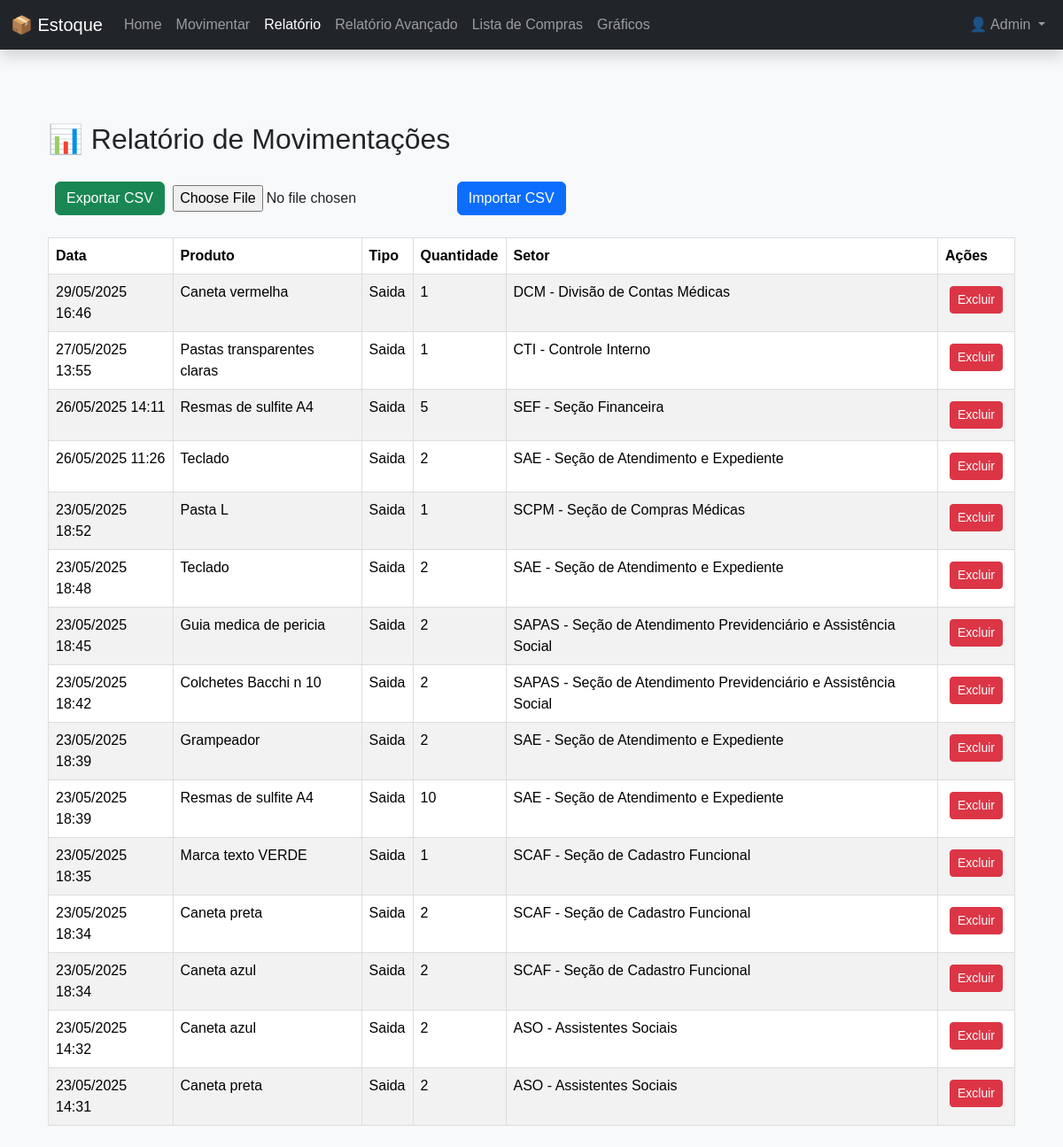
Page /relatorio (signed in) on the earlier database version.
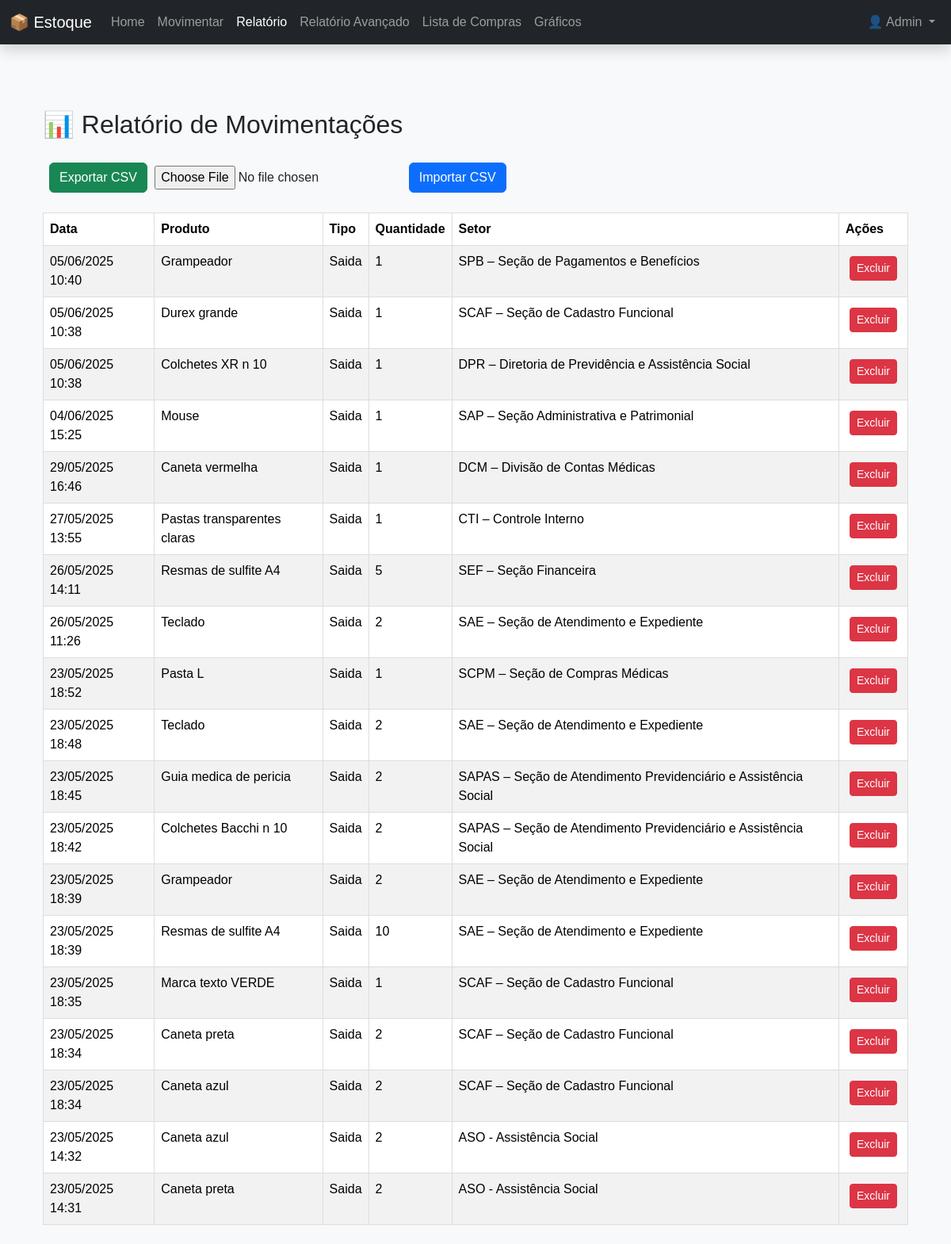
Same page on the later database version.
### models.py (models this page shows, shortened)
class Usuario(db.Model, UserMixin):
    id = db.Column(db.Integer, primary_key=True)
    nome = db.Column(db.String(100), nullable=False)
    email = db.Column(db.String(100), unique=True, nullable=False)
    senha = db.Column(db.String(200), nullable=False)
    tipo = db.Column(db.String(20), nullable=False, default='usuario')
    @property
    def is_admin(self):
        return self.tipo == 'admin'

class Movimentacao(db.Model):
    __tablename__ = 'movimentacoes'
    id = db.Column(db.Integer, primary_key=True)
    produto_id = db.Column(db.Integer, db.ForeignKey('produtos.id'))
    tipo = db.Column(db.String(10))  # entrada ou saida
    quantidade = db.Column(db.Integer)
    data = db.Column(db.DateTime, default=hora_Brasilia)
    setor_id = db.Column(db.Integer, db.ForeignKey('setores.id'), nullable=True)
    produto = db.relationship('Produto', backref='movimentacoes')
    setor = db.relationship('Setor', backref='movimentacoes')

class Produto(db.Model):
    __tablename__ = 'produtos'
    id = db.Column(db.Integer, primary_key=True)
    nome = db.Column(db.String(100), nullable=False)
    quantidade = db.Column(db.Integer, nullable=False)
    preco = db.Column(db.Float, nullable=False)
    estoque_minimo = db.Column(db.Integer, nullable=False, default=0)
    categoria_id = db.Column(db.Integer, db.ForeignKey('categoria.id'), nullable=False)

class Setor(db.Model):
    __tablename__ = 'setores'
    id = db.Column(db.Integer, primary_key=True)
    nome = db.Column(db.String(100), nullable=False)
    status = db.Column(db.Boolean, default=True, nullable=True)

### app.py (the view)
@app.route('/relatorio')
@login_required
def relatorio():
    movimentacoes = Movimentacao.query.order_by(Movimentacao.data.desc()).all()
    return render_template('relatorio.html', movimentacoes=movimentacoes)

### app.py (called while the page is built)
@login_manager.user_loader
def load_user(user_id):
    return Usuario.query.get(int(user_id))

### templates/relatorio.html (shortened to what this page needs)
{% extends 'base.html' %}
{% block content %}
  <div class="container mt-5">
    <h2 class="mb-4">📊 Relatório de Movimentações</h2>
    <div class="col-12">
      <a href="{{ url_for('exportar_csv_movimentacoes') }}" class="btn btn-success ms-2">Exportar CSV</a>
      <form action="{{ url_for('importar_csv_movimentacoes') }}" method="post" enctype="multipart/form-data" style="display:inline;">
        <input type="file" name="arquivo_csv" accept=".csv" style="display:inline;" required>
        <button type="submit" class="btn btn-primary ms-2">Importar CSV</button>
      </form>
  </div>
    <table class="table table-striped">
    <thead>
      <tr>
        <th>Data</th>
        <th>Produto</th>
        <th>Tipo</th>
        <th>Quantidade</th>
        <th>Setor</th>
        <th>Ações</th>
      </tr>
    </thead>
    <tbody>
      {% for mov in movimentacoes %}
      <tr>
        <td>{{ mov.data.strftime('%d/%m/%Y %H:%M') }}</td>
        <td>{{ mov.produto.nome }}</td>
        <td>{{ mov.tipo.title() }}</td>
        <td>{{ mov.quantidade }}</td>
        <td>
          {% if mov.tipo == 'saida' and mov.setor %}
            {{ mov.setor.nome }}
          {% else %}
            -
          {% endif %}
        </td>
        <td>
          <form action="{{ url_for('excluir_movimentacao', id=mov.id) }}" method="POST" onsubmit="return confirm('Deseja realmente excluir esta movimentação?');">
            <button type="submit" class="btn btn-danger btn-sm">Excluir</button>
          </form>
        </td>
      </tr>
      {% endfor %}
    </tbody>
  </table>
  </div>
{% endblock %}

### templates/base.html (shortened to what this page needs)
<!DOCTYPE html>
<html lang="pt-br">
<head>
  <link href="https://cdn.jsdelivr.net/npm/bootstrap@5.3.3/dist/css/bootstrap.min.css" rel="stylesheet">
  <link rel="stylesheet" href="{{ url_for('static', filename='css/style.css') }}">
</head>
<body class="bg-light">
  <nav class="navbar navbar-expand-lg navbar-dark bg-dark fixed-top shadow">
    <div class="container-fluid">
      <a class="navbar-brand" href="{{ url_for('index') }}">📦 Estoque</a>
      <div class="collapse navbar-collapse" id="navbarNav">
        <ul class="navbar-nav me-auto">
          <li class="nav-item">
            <a class="nav-link {% if request.endpoint == 'index' %}active{% endif %}" href="{{ url_for('index') }}">Home</a>
          </li>
          <li class="nav-item">
            <a class="nav-link {% if request.endpoint == 'movimentar' %}active{% endif %}" href="{{ url_for('movimentar') }}">Movimentar</a>
          </li>
          <li class="nav-item">
            <a class="nav-link {% if request.endpoint == 'relatorio' %}active{% endif %}" href="{{ url_for('relatorio') }}">Relatório</a>
          </li>
          <li class="nav-item">
            <a class="nav-link {% if request.endpoint == 'relatorio_avancado' %}active{% endif %}" href="{{ url_for('relatorio_avancado') }}">Relatório Avançado</a>
          </li>
          <li class="nav-item">
            <a class="nav-link {% if request.endpoint == 'lista_compras' %}active{% endif %}" href="{{ url_for('lista_compras') }}">Lista de Compras</a>
          </li>
          <li class="nav-item">
            <a class="nav-link {% if request.endpoint == 'graficos' %}active{% endif %}" href="{{ url_for('graficos') }}">Gráficos</a>
          </li>
        </ul>
        <ul class="navbar-nav ms-auto">
        {% if current_user.is_authenticated %}
          <li class="nav-item dropdown">
            <a class="nav-link dropdown-toggle" href="#" id="userDropdown" role="button" data-bs-toggle="dropdown" aria-expanded="false">
              👤 {{ current_user.nome }}
            </a>
          </li>
        {% else %}
          <li class="nav-item">
            <a class="nav-link text-success" href="{{ url_for('login') }}">Login</a>
          </li>
        {% endif %}
        </ul>
      </div>
    </div>
  </nav>
  <main class="container my-4">
    {% block content %}{% endblock %}
  </main>
</body>
</html>

### static/css/style.css (style rules this page uses)
body { font-family: Arial, sans-serif; margin: 20px; }
form input, form button { margin: 5px; }
table { margin-top: 20px; border-collapse: collapse; width: 100%; }
table, th, td { border: 1px solid #ddd; }
th, td { padding: 8px; }

### templates/base.html (style rules this page uses)
body { padding-top: 70px; }

Differences in the rows shown:
added Movimentacao: data "05/06/2025 10:40", produto.nome "Grampeador", tipo "Saida", quantidade "1", setor.nome "SPB – Seção de Pagamentos e Benefícios"
added Movimentacao: data "05/06/2025 10:38", produto.nome "Durex grande", tipo "Saida", quantidade "1", setor.nome "SCAF – Seção de Cadastro Funcional"
added Movimentacao: data "05/06/2025 10:38", produto.nome "Colchetes XR n 10", tipo "Saida", quantidade "1", setor.nome "DPR – Diretoria de Previdência e Assistência Social"
added Movimentacao: data "04/06/2025 15:25", produto.nome "Mouse", tipo "Saida", quantidade "1", setor.nome "SAP – Seção Administrativa e Patrimonial"
changed through a linked row, Movimentacao "Caneta vermelha": setor.nome "DCM - Divisão de Contas Médicas" → "DCM – Divisão de Contas Médicas"
changed through a linked row, Movimentacao "Pastas transparentes claras": setor.nome "CTI - Controle Interno" → "CTI – Controle Interno"
changed through a linked row, Movimentacao: setor.nome "SEF - Seção Financeira" → "SEF – Seção Financeira"
changed through a linked row, Movimentacao (number 8 of 19 on the later page): setor.nome "SAE - Seção de Atendimento e Expediente" → "SAE – Seção de Atendimento e Expediente"
changed through a linked row, Movimentacao "Pasta L": setor.nome "SCPM - Seção de Compras Médicas" → "SCPM – Seção de Compras Médicas"
changed through a linked row, Movimentacao (number 10 of 19 on the later page): setor.nome "SAE - Seção de Atendimento e Expediente" → "SAE – Seção de Atendimento e Expediente"
changed through a linked row, Movimentacao "Guia medica de pericia": setor.nome "SAPAS - Seção de Atendimento Previdenciário e Assistência Social" → "SAPAS – Seção de Atendimento Previdenciário e Assistência Social"
changed through a linked row, Movimentacao "Colchetes Bacchi n 10": setor.nome "SAPAS - Seção de Atendimento Previdenciário e Assistência Social" → "SAPAS – Seção de Atendimento Previdenciário e Assistência Social"
changed through a linked row, Movimentacao (number 13 of 19 on the later page): setor.nome "SAE - Seção de Atendimento e Expediente" → "SAE – Seção de Atendimento e Expediente"
changed through a linked row, Movimentacao (number 14 of 19 on the later page): setor.nome "SAE - Seção de Atendimento e Expediente" → "SAE – Seção de Atendimento e Expediente"
changed through a linked row, Movimentacao "Marca texto VERDE": setor.nome "SCAF - Seção de Cadastro Funcional" → "SCAF – Seção de Cadastro Funcional"
changed through a linked row, Movimentacao (number 16 of 19 on the later page): setor.nome "SCAF - Seção de Cadastro Funcional" → "SCAF – Seção de Cadastro Funcional"
changed through a linked row, Movimentacao (number 17 of 19 on the later page): setor.nome "SCAF - Seção de Cadastro Funcional" → "SCAF – Seção de Cadastro Funcional"
changed through a linked row, Movimentacao (number 18 of 19 on the later page): setor.nome "ASO - Assistentes Sociais" → "ASO - Assistência Social"
changed through a linked row, Movimentacao (number 19 of 19 on the later page): setor.nome "ASO - Assistentes Sociais" → "ASO - Assistência Social"
